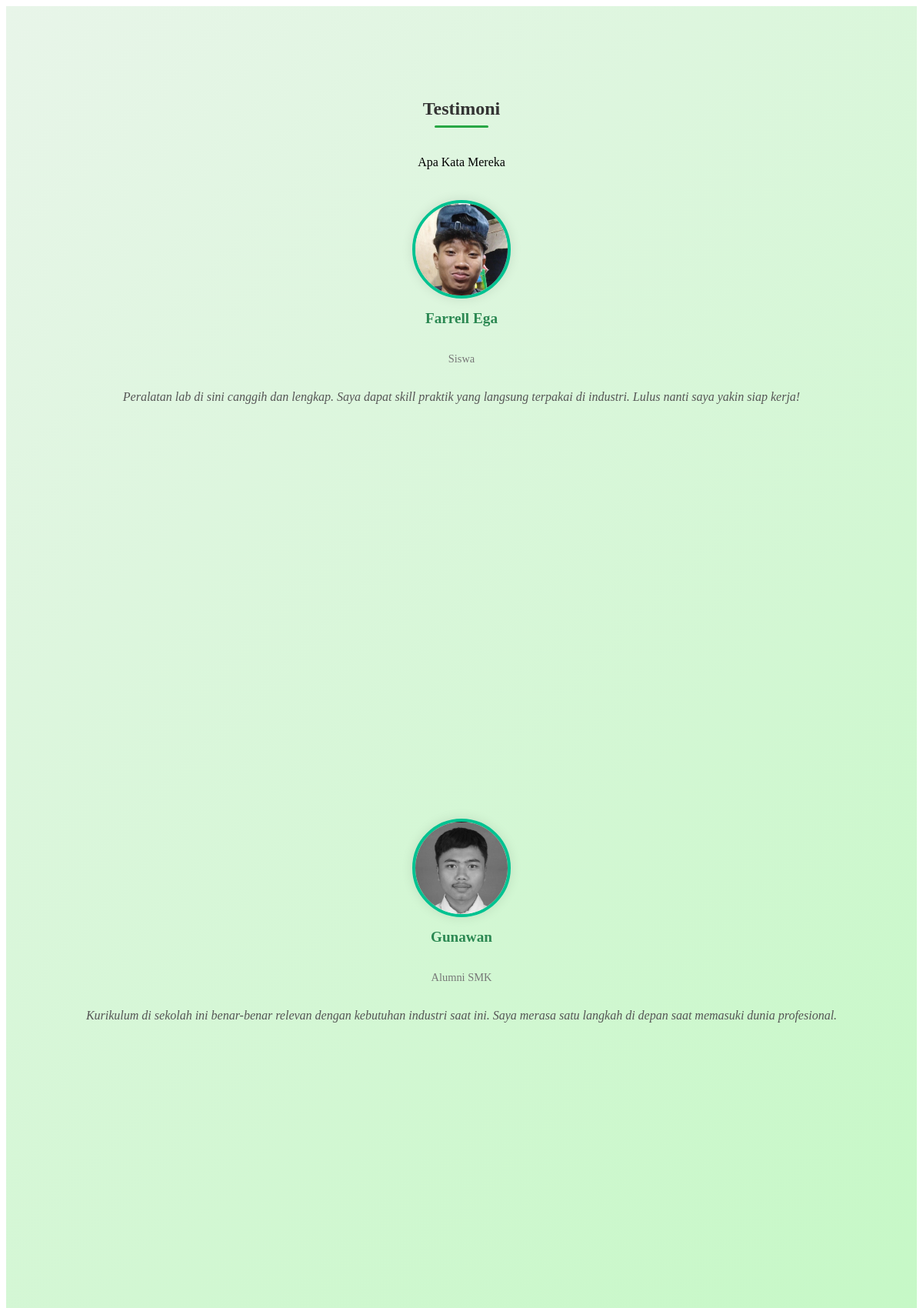
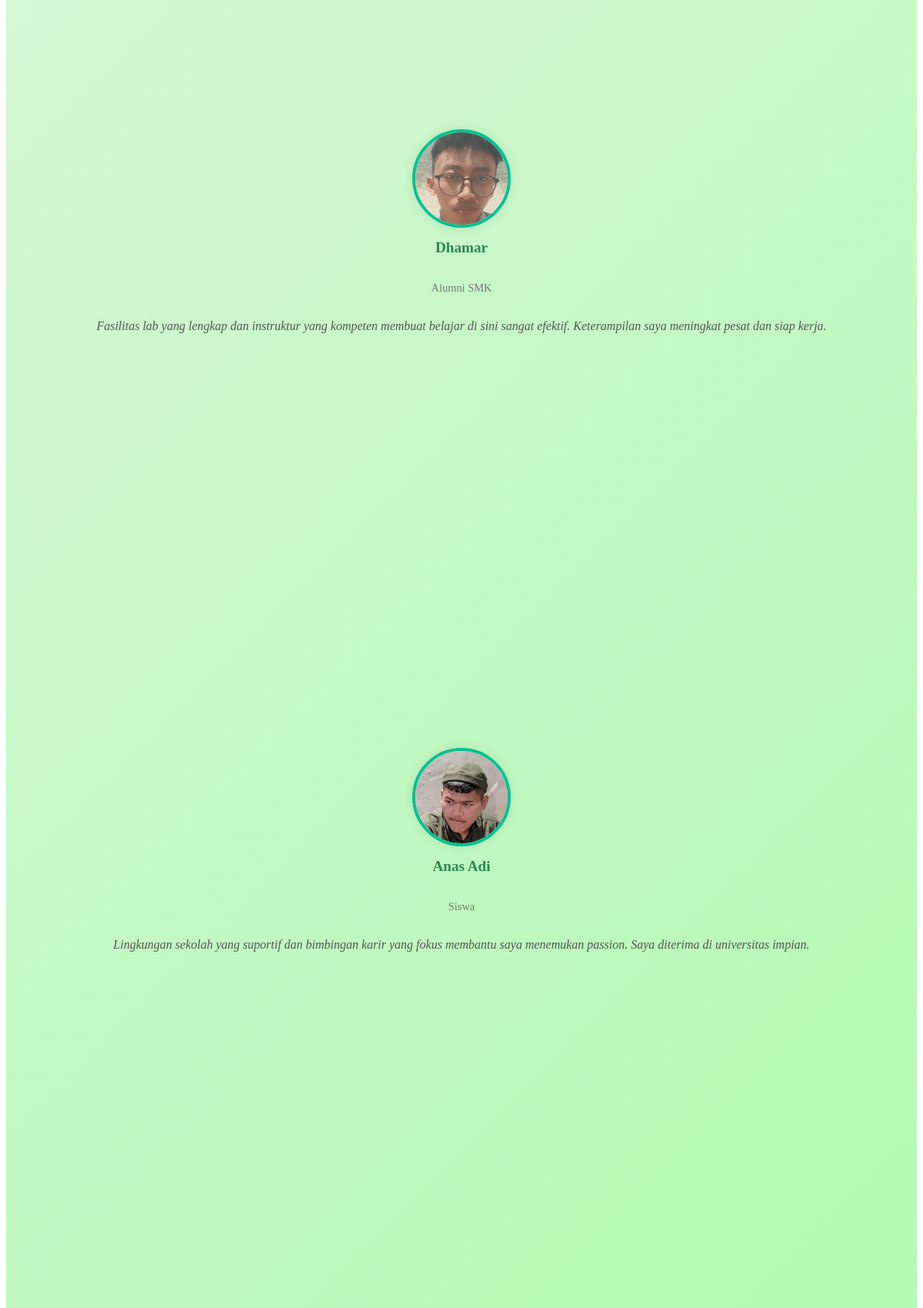
Screenshot of /frontend/pages/beranda/testimonials.php (upper part) with the database file from the repository (2 pictures, top to bottom).
### tables this page shows
CREATE TABLE `testimonials` (
  `id` bigint NOT NULL,
  `image` varchar(255) NOT NULL,
  `name` varchar(200) NOT NULL,
  `rating` tinyint(1) NOT NULL,
  `status` varchar(200) NOT NULL,
  `message` varchar(200) NOT NULL
);

### frontend/pages/beranda/testimonials.php (the view, shortened to what this page needs)
<?php
$qTestimonials = "SELECT * FROM testimonials";
$resTestimonials = mysqli_query($connect, $qTestimonials) or die(mysqli_error($connect));
$testimonials = [];
while ($row = $resTestimonials->fetch_object()) {
    $testimonials[] = $row;
}
$totalTestimonials = count($testimonials);
?>
<section id="testimonials" class="testimonials section light-background" style="background: linear-gradient(135deg, #e8f5e9 0%, #b0fab0ff 100%); padding: 100px 0 60px 0;">
    <div class="container section-title" data-aos="fade-up">
        <h2>Testimoni</h2>
        <p>Apa Kata Mereka</p>
    </div>
    <div class="container" data-aos="fade-up" data-aos-delay="100">
        <div id="testimonialCarousel" class="carousel slide" data-bs-ride="carousel" data-bs-interval="5000">
            <div class="carousel-inner">
                <?php
                $active = "active";
                for ($i = 0; $i < $totalTestimonials; $i++) {
                ?>
                    <div class="carousel-item <?= $active ?>">
                        <div class="row justify-content-center">
                            <div class="col-lg-8">
                                <div class="testimonial-container text-center">
                                    <div class="testimonial-photo-wrapper">
                                        <img src="../../../storages/testimonials/<?= $testimonials[$i]->image ?>"
                                             class="testimonial-img-custom"
                                             alt="<?= $testimonials[$i]->name ?>">
                                    </div>
                                    <h5 class="testimonial-name"><?= $testimonials[$i]->name ?></h5>
                                    <h6 class="testimonial-status"><?= $testimonials[$i]->status ?></h6>
                                    <p class="testimonial-message">
                                        <span><?= $testimonials[$i]->message ?></span>
                                    </p>
                                </div>
                            </div>
                        </div>
                    </div>
                <?php
                    $active = "";
                }
                ?>
            </div>
        </div>
    </div>
</section>

### frontend/pages/beranda/testimonials.php (style rules this page uses)
.testimonial-container { padding: 10px 0; height: 100%; display: flex; flex-direction: column; align-items: center; }
.testimonial-photo-wrapper { width: 120px; height: 120px; margin-bottom: 15px; border-radius: 50%; overflow: hidden; border: 4px solid #00c291; box-shadow: 0 0 15px rgba(0, 0, 0, 0.1); }
.testimonial-img-custom { width: 100%; height: 100%; object-fit: cover; }
.testimonial-name { font-size: 1.2rem; font-weight: 700; margin: 0; color: #2b8852ff; }
.testimonial-status { font-size: 0.9rem; color: #777; margin-bottom: 20px; font-weight: 400; }
.testimonial-message { font-style: italic; margin: 0 0 20px 0; color: #555; line-height: 1.6; max-width: 90%; }
.testimonial-message span { padding: 0 10px; }
.section-title { text-align: center; margin-bottom: 30px; }
.section-title h2 { margin-bottom: 20px; color: #333; position: relative; display: inline-block; }
.section-title h2::after { content: ""; display: block; width: 70px; height: 3px; background: #28a745; margin: 8px auto 0; border-radius: 2px; }
#testimonialCarousel { position: relative; }

### rows the page displays
testimonials: image (picture), name "Farrell Ega", status "Siswa", message "Peralatan lab di sini canggih dan lengkap. Saya dapat skill praktik yang langsung terpakai di industri. Lulus nanti saya yakin siap kerja!"
testimonials: image (picture), name "Gunawan", status "Alumni SMK", message "Kurikulum di sekolah ini benar-benar relevan dengan kebutuhan industri saat ini. Saya merasa satu langkah di depan saat memasuki dunia profesional."
testimonials: image (picture), name "Dhamar", status "Alumni SMK", message "Fasilitas lab yang lengkap dan instruktur yang kompeten membuat belajar di sini sangat efektif. Keterampilan saya meningkat pesat dan siap kerja."
testimonials: image (picture), name "Anas Adi", status "Siswa", message "Lingkungan sekolah yang suportif dan bimbingan karir yang fokus membantu saya menemukan passion. Saya diterima di universitas impian."
